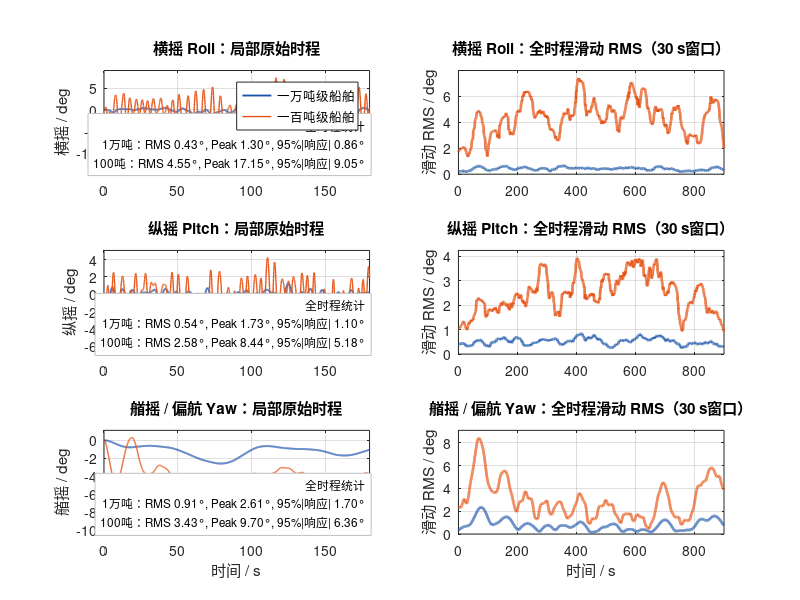

The MATLAB script that drew this image: (Note: this script raises an error after producing the figure.)
function results = run_1Mvs1B_SeaState4()
%RUN_1MVS1B_SEASTATE4 Compare 10,000-t and 100-t ship motions in Sea State 4.
%
% Usage:
%   results = run_1Mvs1B_SeaState4();
%
% One public entry function. All helper functions are local to this file.
%
% The environmental forcing is intentionally NONSTATIONARY and IRREGULAR.
% It avoids an unrealistically neat, almost periodic response by using:
%   - four partially overlapping JONSWAP sea partitions (multi-modal sea)
%   - stratified-random frequency bins rather than perfectly even bins
%   - random directional spreading for every spectral component
%   - independent slowly varying wave-energy envelopes / wave groups
%   - realistic slow tidal-current variation over a 15 min record
%   - random transient long-wave/surge packets
%   - low-frequency second-order drift from eta^2
%
% Sea-state target:
%   nominal combined Hs ~= 1.85 m, within Sea State 4 (moderate sea).
%
% Simulated rotational DOFs:
%   1) roll  (横摇)
%   2) pitch (纵摇)
%   3) yaw   (艏摇/偏航)
%
% Vessel model:
%   I*qdd + C*qd + K*q = M_env(t)
%
% The large and small vessels use representative dimensions, not data from a
% named ship. Replace dimensions / GM / damping / RAO data if vessel-specific
% predictions are required.
%
% Every run generates exactly TWO PNG figures:
%   1) SeaState4_10000t_vs_100t_Academic.png
%   2) SeaState4_10000t_vs_100t_Brief.png
%
% Reproducible random seed: 20260916

clc;
close all;
rng(20260916, 'twister');

%% 1. Simulation settings
g = 9.81;
rho = 1025;
dt = 0.10;
Tsim = 900;
t = 0:dt:Tsim;

%% 2. Nonstationary multi-modal Sea State 4
% Instead of one narrow wind-sea peak plus one fixed swell peak, the sea is
% represented by several overlapping partitions. Their energies combine in
% quadrature; each partition has independent phase, frequency jitter,
% directional spreading and slow wave-group modulation.
parts = cell(1,4);
parts{1} = make_jonswap_partition(1.25,  6.2, 2.0,  20, 32, ...
    0.035, 0.72, 260,  70, 0.30, g, 'wind-sea A');
parts{2} = make_jonswap_partition(1.05,  8.7, 2.4,  50, 26, ...
    0.025, 0.55, 240, 105, 0.26, g, 'wind-sea B');
parts{3} = make_jonswap_partition(0.75, 13.5, 3.0, -25, 13, ...
    0.015, 0.32, 180, 170, 0.20, g, 'swell A');
parts{4} = make_jonswap_partition(0.45, 17.5, 2.2,  -5,  9, ...
    0.012, 0.24, 140, 230, 0.16, g, 'swell B');

sea = combine_partitions(parts, t, dt);
eta = synthesize_nonstationary(sea.A, sea, t, false);
HsRealized = 4.0 * std(eta);
HsNominal = sqrt(sum(cellfun(@(p) p.Hs^2, parts)));

%% 3. Representative vessels
large = make_ship('一万吨级船舶', 10000, 120.0, 20.0, 6.5, 0.95, ...
    0.12, 8.2, 0.18, 48.0, 0.30, [0.35 0.22 1.30], g);
small = make_ship('一百吨级船舶',   100,  25.0,  6.0, 1.8, 0.75, ...
    0.11, 3.9, 0.16, 18.0, 0.24, [1.40 0.80 5.00], g);

%% 4. Low-frequency tide / surge / second-order drift
envLF = make_low_frequency_environment(t, eta, dt);

%% 5. Equivalent environmental excitation
qLarge = build_equivalent_excitation(large, sea, t, envLF);
qSmall = build_equivalent_excitation(small, sea, t, envLF);

%% 6. Solve 3-DOF reduced-order equations
motionLarge.roll  = simulate_rotational_dof(qLarge.roll,  large.roll,  dt);
motionLarge.pitch = simulate_rotational_dof(qLarge.pitch, large.pitch, dt);
motionLarge.yaw   = simulate_rotational_dof(qLarge.yaw,   large.yaw,   dt);

motionSmall.roll  = simulate_rotational_dof(qSmall.roll,  small.roll,  dt);
motionSmall.pitch = simulate_rotational_dof(qSmall.pitch, small.pitch, dt);
motionSmall.yaw   = simulate_rotational_dof(qSmall.yaw,   small.yaw,   dt);

rad2deg_ = 180/pi;
largeDeg.roll  = motionLarge.roll  * rad2deg_;
largeDeg.pitch = motionLarge.pitch * rad2deg_;
largeDeg.yaw   = motionLarge.yaw   * rad2deg_;
smallDeg.roll  = motionSmall.roll  * rad2deg_;
smallDeg.pitch = motionSmall.pitch * rad2deg_;
smallDeg.yaw   = motionSmall.yaw   * rad2deg_;

%% 7. Metrics and TWO output figures
metrics = calculate_metrics(largeDeg, smallDeg);

academicFile = 'SeaState4_10000t_vs_100t_Academic.png';
briefFile = 'SeaState4_10000t_vs_100t_Brief.png';

plot_academic_figure(t, largeDeg, smallDeg, large, small, ...
    metrics, HsRealized, Tsim, dt, academicFile);
plot_brief_figure(t, largeDeg, smallDeg, large, small, ...
    metrics, HsRealized, Tsim, dt, briefFile);

%% 8. Console summary
fprintf('\n==============================================================\n');
fprintf('Sea State 4 nonstationary / directional simulation\n');
fprintf('Nominal combined Hs = %.3f m\n', HsNominal);
fprintf('Realized record Hs  = %.3f m\n', HsRealized);
fprintf('Simulation duration = %.0f s, dt = %.2f s\n', Tsim, dt);
fprintf('Sea partitions:\n');
for ip = 1:numel(parts)
    p = parts{ip};
    fprintf('  %-11s Hs %.2f m, Tp %.1f s, mean dir %+5.1f deg, spread %.1f deg\n', ...
        p.name, p.Hs, p.Tp, p.betaMeanDeg, p.betaSpreadDeg);
end
fprintf('--------------------------------------------------------------\n');
print_metric_line('横摇 Roll ', largeDeg.roll,  smallDeg.roll);
print_metric_line('纵摇 Pitch', largeDeg.pitch, smallDeg.pitch);
print_metric_line('艏摇 Yaw  ', largeDeg.yaw,   smallDeg.yaw);
fprintf('--------------------------------------------------------------\n');
fprintf('Figure 1 (academic): %s\n', academicFile);
fprintf('Figure 2 (brief):    %s\n', briefFile);
fprintf('==============================================================\n\n');

%% 9. Return result struct
results.meta.description = 'Nonstationary directional Sea State 4 reduced-order 3-DOF comparison';
results.meta.seed = 20260916;
results.meta.dt = dt;
results.meta.duration = Tsim;
results.meta.rho = rho;
results.meta.g = g;
results.meta.outputFiles.academic = academicFile;
results.meta.outputFiles.brief = briefFile;
results.meta.note = ['Representative engineering simulation; not vessel-specific ' ...
    'model-test, CFD or measured RAO data.'];

results.environment.t = t;
results.environment.eta = eta;
results.environment.HsNominal = HsNominal;
results.environment.HsRealized = HsRealized;
results.environment.partitions = parts;
results.environment.energyEnvelope = sea.energyEnvelope;
results.environment.tideIndex = envLF.tide;
results.environment.surgeIndex = envLF.surge;
results.environment.driftIndex = envLF.drift;

results.large.ship = large;
results.large.roll_deg = largeDeg.roll;
results.large.pitch_deg = largeDeg.pitch;
results.large.yaw_deg = largeDeg.yaw;
results.large.excitation = qLarge;

results.small.ship = small;
results.small.roll_deg = smallDeg.roll;
results.small.pitch_deg = smallDeg.pitch;
results.small.yaw_deg = smallDeg.yaw;
results.small.excitation = qSmall;
results.metrics = metrics;

end

%% ========================================================================
function p = make_jonswap_partition(Hs, Tp, gamma, betaMeanDeg, ...
    betaSpreadDeg, fmin, fmax, Nf, envTau, envDepth, g, name)
% One directional JONSWAP partition.
% Frequency samples are randomized inside narrow strata so the synthesized
% record does not inherit a perfectly repeating FFT-like frequency grid.

edges = linspace(fmin, fmax, Nf+1);
df = diff(edges);
f = edges(1:end-1) + rand(1,Nf).*df;
fp = 1/Tp;

sigma = 0.07*ones(size(f));
sigma(f > fp) = 0.09;
r = exp(-0.5*((f-fp)./(sigma*fp)).^2);
S = (g^2/(2*pi)^4).*f.^(-5).*exp(-1.25*(fp./f).^4).*gamma.^r;

m0 = sum(S.*df);
targetM0 = (Hs/4)^2;
S = S*(targetM0/m0);
A = sqrt(2*S.*df);

% Every spectral component gets an independent incident direction.
betaDeg = betaMeanDeg + betaSpreadDeg*randn(1,Nf);
maxSpread = 2.4*betaSpreadDeg;
betaDeg = min(betaMeanDeg + maxSpread, max(betaMeanDeg - maxSpread, betaDeg));
beta = betaDeg*pi/180;

p.name = name;
p.Hs = Hs;
p.Tp = Tp;
p.gamma = gamma;
p.betaMeanDeg = betaMeanDeg;
p.betaSpreadDeg = betaSpreadDeg;
p.f = f;
p.df = df;
p.S = S;
p.A = A;
p.phase = 2*pi*rand(1,Nf);
p.omega = 2*pi*f;
p.k = p.omega.^2/g;
p.beta = beta;
p.envTau = envTau;
p.envDepth = envDepth;
end

%% ========================================================================
function sea = combine_partitions(parts, t, dt)
% Concatenate all spectral components and create one independent slowly
% varying energy envelope for each partition.

nP = numel(parts);
sea.A = [];
sea.phase = [];
sea.omega = [];
sea.k = [];
sea.beta = [];
sea.group = [];
sea.energyEnvelope = zeros(nP, numel(t));

for ip = 1:nP
    p = parts{ip};
    n = numel(p.A);
    sea.A = [sea.A, p.A]; %#ok<AGROW>
    sea.phase = [sea.phase, p.phase]; %#ok<AGROW>
    sea.omega = [sea.omega, p.omega]; %#ok<AGROW>
    sea.k = [sea.k, p.k]; %#ok<AGROW>
    sea.beta = [sea.beta, p.beta]; %#ok<AGROW>
    sea.group = [sea.group, ip*ones(1,n)]; %#ok<AGROW>
    sea.energyEnvelope(ip,:) = make_energy_envelope(t, dt, p.envTau, p.envDepth);
end
sea.nGroups = nP;
end

%% ========================================================================
function env = make_energy_envelope(t, dt, tau, depth)
% Positive, slowly varying stochastic wave-energy envelope.
% It represents wave groups and evolving local sea-state intensity.

z1 = colored_noise(numel(t), dt, tau);
z2 = colored_noise(numel(t), dt, 0.45*tau);
raw = 0.72*z1 + 0.28*z2;

% Add several irregular local wave groups. Centers, widths and signs are
% random, avoiding a manually imposed periodic beat pattern.
nGroups = 5 + randi(3);
for k = 1:nGroups
    c = t(1) + rand*(t(end)-t(1));
    w = 25 + 80*rand;
    a = 0.35*randn;
    raw = raw + a*exp(-0.5*((t-c)/w).^2);
end

raw = normalize_std(raw);
env = exp(depth*raw);
env = min(1.65, max(0.50, env));
% Preserve approximate overall spectral variance after modulation.
env = env / sqrt(mean(env.^2));
end

%% ========================================================================
function seaSignal = synthesize_nonstationary(amplitude, sea, t, useSine)
% Chunked directional spectral synthesis with partition-specific envelopes.
% Chunking avoids allocating a huge [Nfrequency x Ntime] matrix.

seaSignal = zeros(size(t));
chunk = 700;
amplitude = amplitude(:).';

for ip = 1:sea.nGroups
    idx = find(sea.group == ip);
    a = amplitude(idx).';
    om = sea.omega(idx).';
    ph = sea.phase(idx).';

    for i0 = 1:chunk:numel(t)
        i1 = min(numel(t), i0+chunk-1);
        tt = t(i0:i1);
        arg = bsxfun(@plus, om*tt, ph);
        if useSine
            carrier = sum(bsxfun(@times, a, sin(arg)), 1);
        else
            carrier = sum(bsxfun(@times, a, cos(arg)), 1);
        end
        seaSignal(i0:i1) = seaSignal(i0:i1) + ...
            sea.energyEnvelope(ip,i0:i1).*carrier;
    end
end
end

%% ========================================================================
function ship = make_ship(name, displacement_t, L, B, draft, GM, ...
    zetaRoll, Tpitch, zetaPitch, Tyaw, zetaYaw, lfAmpDeg, g)

m = displacement_t*1000;
Iroll  = 1.15*m*(B^2 + (2*draft)^2)/12;
Ipitch = 1.10*m*(L^2 + (2*draft)^2)/12;
Iyaw   = 1.08*m*(L^2 + B^2)/12;

kx = 0.38*B;
Troll = 2*pi*kx/sqrt(g*GM);

ship.name = name;
ship.displacement_t = displacement_t;
ship.mass_kg = m;
ship.L = L;
ship.B = B;
ship.draft = draft;
ship.GM = GM;
ship.roll = make_dof(Iroll, Troll, zetaRoll);
ship.pitch = make_dof(Ipitch, Tpitch, zetaPitch);
ship.yaw = make_dof(Iyaw, Tyaw, zetaYaw);
ship.lowFrequencyAmplitudeDeg = lfAmpDeg;
end

%% ========================================================================
function dof = make_dof(I, Tn, zeta)
wn = 2*pi/Tn;
dof.I = I;
dof.Tn = Tn;
dof.wn = wn;
dof.zeta = zeta;
dof.K = I*wn^2;
dof.C = 2*zeta*I*wn;
end

%% ========================================================================
function env = make_low_frequency_environment(t, eta, dt)
% Low-frequency environment with physically separated time scales.
%
% IMPORTANT: astronomical tide itself has hour-scale periods. Over a 15 min
% record it should NOT oscillate every few minutes. Therefore the tide term
% below is a slow astronomical trend plus stochastic tidal-current meander.

T_M2 = 12.42*3600;
T_S2 = 12.00*3600;
T_K1 = 23.93*3600;
astro = sin(2*pi*t/T_M2 + 0.30) + ...
        0.42*sin(2*pi*t/T_S2 + 1.10) + ...
        0.24*sin(2*pi*t/T_K1 + 2.00);
astro = astro - mean(astro);
if std(astro) > eps
    astro = astro/std(astro);
end
currentMeander = 0.72*colored_noise(numel(t), dt, 210) + ...
                 0.28*colored_noise(numel(t), dt, 85);
tide = normalize_std(0.30*astro + 0.70*currentMeander);

% Random long-wave / surge packets: irregular center time, duration, period,
% amplitude and phase. No fixed 36/48/95 s comb is imposed.
surge = zeros(size(t));
nPackets = 8;
for k = 1:nPackets
    c = 50 + rand*(t(end)-100);
    width = 35 + 90*rand;
    period = 24 + 58*rand;
    amp = 0.55 + 0.75*rand;
    phase = 2*pi*rand;
    packet = exp(-0.5*((t-c)/width).^2) .* ...
        sin(2*pi*(t-c)/period + phase);
    surge = surge + amp*packet;
end
surge = surge + 0.30*colored_noise(numel(t), dt, 32);
surge = normalize_std(surge);

% Second-order drift surrogate from eta^2 plus a weak independent LF part.
rawDrift = eta.^2 - mean(eta.^2);
tau = 28.0;
alpha = dt/(tau+dt);
drift = zeros(size(rawDrift));
for k = 2:numel(rawDrift)
    drift(k) = drift(k-1) + alpha*(rawDrift(k)-drift(k-1));
end
drift = normalize_std(0.82*normalize_std(drift) + ...
    0.18*colored_noise(numel(t), dt, 95));

env.tide = tide;
env.surge = surge;
env.drift = drift;
end

%% ========================================================================
function q = build_equivalent_excitation(ship, sea, t, envLF)
% Directional wave-slope excitation with finite-hull spatial averaging.

beta = sea.beta;
k = sea.k;
A = sea.A;

FL = custom_sinc(0.5.*k.*ship.L.*cos(beta));
FB = custom_sinc(0.5.*k.*ship.B.*sin(beta));

rollAmp  = A.*k.*sin(beta).*FB;
pitchAmp = A.*k.*cos(beta).*FL;
yawAmp   = 0.30.*A.*k.*sin(2*beta).*FL.*FB;

qWaveRoll  = synthesize_nonstationary(rollAmp,  sea, t, false);
qWavePitch = synthesize_nonstationary(pitchAmp, sea, t, false);
qWaveYaw   = synthesize_nonstationary(yawAmp,   sea, t, true);

lf = ship.lowFrequencyAmplitudeDeg*pi/180;
q.roll = qWaveRoll + lf(1).*( ...
    0.22*envLF.tide + 0.58*envLF.surge + 0.20*envLF.drift);
q.pitch = qWavePitch + lf(2).*( ...
    0.08*envLF.tide + 0.70*envLF.surge + 0.22*envLF.drift);
q.yaw = qWaveYaw + lf(3).*( ...
    0.58*envLF.tide + 0.17*envLF.surge + 0.25*envLF.drift);
end

%% ========================================================================
function x = simulate_rotational_dof(qEq, dof, dt)
% Solve I*xdd + C*xd + K*x = K*qEq(t) with exact ZOH discretization.

I = dof.I;
C = dof.C;
K = dof.K;
Ac = [0, 1; -K/I, -C/I];
Bc = [0; 1/I];
Ad = expm(Ac*dt);
Bd = Ac\((Ad-eye(2))*Bc);

moment = K.*qEq;
state = zeros(2,numel(qEq));
for k = 1:numel(qEq)-1
    state(:,k+1) = Ad*state(:,k) + Bd*moment(k);
end
x = state(1,:);
end

%% ========================================================================
function x = colored_noise(n, dt, tau)
% Unit-standard-deviation Ornstein-Uhlenbeck-like colored noise.
a = exp(-dt/max(tau,dt));
b = sqrt(max(0,1-a^2));
x = zeros(1,n);
for k = 2:n
    x(k) = a*x(k-1) + b*randn;
end
x = normalize_std(x);
end

%% ========================================================================
function metrics = calculate_metrics(largeDeg, smallDeg)
metrics.roll  = metric_pair(largeDeg.roll,  smallDeg.roll);
metrics.pitch = metric_pair(largeDeg.pitch, smallDeg.pitch);
metrics.yaw   = metric_pair(largeDeg.yaw,   smallDeg.yaw);
end

%% ========================================================================
function out = metric_pair(largeSignal, smallSignal)
out.largeRms = sqrt(mean(largeSignal.^2));
out.smallRms = sqrt(mean(smallSignal.^2));
out.largePeak = max(abs(largeSignal));
out.smallPeak = max(abs(smallSignal));
out.largeP95 = percentile_abs(largeSignal,0.95);
out.smallP95 = percentile_abs(smallSignal,0.95);
out.rmsRatio = out.smallRms/max(out.largeRms,eps);
out.peakRatio = out.smallPeak/max(out.largePeak,eps);
end

%% ========================================================================
function plot_academic_figure(t, largeDeg, smallDeg, large, small, ...
    metrics, HsRealized, Tsim, dt, outputFile)
% Technical view: local raw time histories + full-duration moving RMS.

largeColor = [0.10 0.32 0.68];
smallColor = [0.90 0.32 0.08];
zoomEnd = min(180,Tsim);
idx = t <= zoomEnd;
winSec = 30;
nwin = max(5,round(winSec/dt));

rL = moving_rms(largeDeg.roll,nwin);   rS = moving_rms(smallDeg.roll,nwin);
pL = moving_rms(largeDeg.pitch,nwin);  pS = moving_rms(smallDeg.pitch,nwin);
yL = moving_rms(largeDeg.yaw,nwin);    yS = moving_rms(smallDeg.yaw,nwin);

fig = figure('Color','w','Position',[60 35 1500 930]);

subplot(3,2,1);
plot(t(idx),largeDeg.roll(idx),'LineWidth',1.35,'Color',largeColor); hold on;
plot(t(idx),smallDeg.roll(idx),'LineWidth',1.00,'Color',smallColor);
grid on; box on; xlim([0 zoomEnd]);
ylim(expand_ylim([largeDeg.roll(idx),smallDeg.roll(idx)],0.08));
ylabel('横摇 / deg'); title('横摇 Roll：局部原始时程');
legend(large.name,small.name,'Location','best');
add_metric_box(metrics.roll);

subplot(3,2,2);
plot(t,rL,'LineWidth',1.9,'Color',largeColor); hold on;
plot(t,rS,'LineWidth',1.9,'Color',smallColor);
grid on; box on; xlim([0 Tsim]); ylim([0 positive_upper([rL,rS])]);
ylabel('滑动 RMS / deg'); title(sprintf('横摇 Roll：全时程滑动 RMS（%d s窗口）',winSec));

subplot(3,2,3);
plot(t(idx),largeDeg.pitch(idx),'LineWidth',1.35,'Color',largeColor); hold on;
plot(t(idx),smallDeg.pitch(idx),'LineWidth',1.00,'Color',smallColor);
grid on; box on; xlim([0 zoomEnd]);
ylim(expand_ylim([largeDeg.pitch(idx),smallDeg.pitch(idx)],0.08));
ylabel('纵摇 / deg'); title('纵摇 Pitch：局部原始时程'); add_metric_box(metrics.pitch);

subplot(3,2,4);
plot(t,pL,'LineWidth',1.9,'Color',largeColor); hold on;
plot(t,pS,'LineWidth',1.9,'Color',smallColor);
grid on; box on; xlim([0 Tsim]); ylim([0 positive_upper([pL,pS])]);
ylabel('滑动 RMS / deg'); title(sprintf('纵摇 Pitch：全时程滑动 RMS（%d s窗口）',winSec));

subplot(3,2,5);
plot(t(idx),largeDeg.yaw(idx),'LineWidth',1.35,'Color',largeColor); hold on;
plot(t(idx),smallDeg.yaw(idx),'LineWidth',1.00,'Color',smallColor);
grid on; box on; xlim([0 zoomEnd]);
ylim(expand_ylim([largeDeg.yaw(idx),smallDeg.yaw(idx)],0.08));
ylabel('艏摇 / deg'); xlabel('时间 / s');
title('艏摇 / 偏航 Yaw：局部原始时程'); add_metric_box(metrics.yaw);

subplot(3,2,6);
plot(t,yL,'LineWidth',1.9,'Color',largeColor); hold on;
plot(t,yS,'LineWidth',1.9,'Color',smallColor);
grid on; box on; xlim([0 Tsim]); ylim([0 positive_upper([yL,yS])]);
ylabel('滑动 RMS / deg'); xlabel('时间 / s');
title(sprintf('艏摇 / 偏航 Yaw：全时程滑动 RMS（%d s窗口）',winSec));

sgtitle(sprintf(['四级海况 3-DOF 技术对比：一万吨级船舶 vs 一百吨级船舶\n' ...
    '多模态方向扩散随机海浪 + 非平稳波群 + 潮流缓变 + 随机浪涌 + 二阶漂移；H_s = %.2f m'], ...
    HsRealized),'FontWeight','bold');
set(fig,'PaperPositionMode','auto');
print(fig,outputFile,'-dpng','-r220');
end

%% ========================================================================
function plot_brief_figure(t, largeDeg, smallDeg, large, small, ...
    metrics, HsRealized, Tsim, dt, outputFile)
% Presentation view: smooth full-duration motion-intensity curves.

largeColor = [0.10 0.32 0.68];
smallColor = [0.90 0.32 0.08];
winSec = 45;
nwin = max(5,round(winSec/dt));

rL = moving_rms(largeDeg.roll,nwin);   rS = moving_rms(smallDeg.roll,nwin);
pL = moving_rms(largeDeg.pitch,nwin);  pS = moving_rms(smallDeg.pitch,nwin);
yL = moving_rms(largeDeg.yaw,nwin);    yS = moving_rms(smallDeg.yaw,nwin);

fig = figure('Color','w','Position',[80 45 1420 900]);

subplot(3,1,1);
plot(t,rL,'LineWidth',2.15,'Color',largeColor); hold on;
plot(t,rS,'LineWidth',2.15,'Color',smallColor);
grid on; box on; xlim([0 Tsim]); ylim([0 positive_upper([rL,rS])]);
ylabel('横摇 RMS / deg'); title('横摇 Roll');
legend(large.name,small.name,'Location','best'); add_ratio_box(metrics.roll);

subplot(3,1,2);
plot(t,pL,'LineWidth',2.15,'Color',largeColor); hold on;
plot(t,pS,'LineWidth',2.15,'Color',smallColor);
grid on; box on; xlim([0 Tsim]); ylim([0 positive_upper([pL,pS])]);
ylabel('纵摇 RMS / deg'); title('纵摇 Pitch'); add_ratio_box(metrics.pitch);

subplot(3,1,3);
plot(t,yL,'LineWidth',2.15,'Color',largeColor); hold on;
plot(t,yS,'LineWidth',2.15,'Color',smallColor);
grid on; box on; xlim([0 Tsim]); ylim([0 positive_upper([yL,yS])]);
ylabel('艏摇 RMS / deg'); xlabel('时间 / s');
title('艏摇 / 偏航 Yaw'); add_ratio_box(metrics.yaw);

sgtitle(sprintf(['四级海况下船舶运动强度对比（%d s滑动RMS）\n' ...
    '非平稳方向扩散随机海况；一万吨级船舶 vs 一百吨级船舶；H_s = %.2f m'], ...
    winSec,HsRealized),'FontWeight','bold');
set(fig,'PaperPositionMode','auto');
print(fig,outputFile,'-dpng','-r220');
end

%% ========================================================================
function add_metric_box(m)
text(0.985,0.04,metric_text(m),'Units','normalized', ...
    'HorizontalAlignment','right','VerticalAlignment','bottom', ...
    'BackgroundColor','w','EdgeColor',[0.75 0.75 0.75], ...
    'Margin',4,'FontSize',8.5);
end

%% ========================================================================
function add_ratio_box(m)
text(0.985,0.92,ratio_text(m),'Units','normalized', ...
    'HorizontalAlignment','right','VerticalAlignment','top', ...
    'FontWeight','bold','FontSize',11,'BackgroundColor','w', ...
    'EdgeColor',[0.70 0.70 0.70],'Margin',5);
end

%% ========================================================================
function txt = metric_text(m)
txt = sprintf(['全时程统计\n' ...
    '1万吨：RMS %.2f°, Peak %.2f°, 95%%|响应| %.2f°\n' ...
    '100吨：RMS %.2f°, Peak %.2f°, 95%%|响应| %.2f°'], ...
    m.largeRms,m.largePeak,m.largeP95,m.smallRms,m.smallPeak,m.smallP95);
end

%% ========================================================================
function txt = ratio_text(m)
txt = sprintf('100吨 / 1万吨：RMS %.1f×   峰值 %.1f×',m.rmsRatio,m.peakRatio);
end

%% ========================================================================
function y = moving_rms(x,nwin)
window = ones(1,nwin)/nwin;
y = sqrt(conv(x.^2,window,'same'));
end

%% ========================================================================
function p = percentile_abs(x,probability)
v = sort(abs(x(:)));
idx = max(1,min(numel(v),ceil(probability*numel(v))));
p = v(idx);
end

%% ========================================================================
function yl = expand_ylim(x,padRatio)
xmin = min(x); xmax = max(x); span = xmax-xmin;
if span < 1e-9, span = max(1,abs(xmax)); end
pad = padRatio*span;
yl = [xmin-pad,xmax+pad];
end

%% ========================================================================
function ymax = positive_upper(x)
ymax = max(x);
if ymax < 1e-9, ymax = 1; else, ymax = 1.08*ymax; end
end

%% ========================================================================
function y = custom_sinc(x)
y = ones(size(x));
idx = abs(x) > 1e-12;
y(idx) = sin(x(idx))./x(idx);
end

%% ========================================================================
function y = normalize_std(x)
y = x-mean(x);
s = std(y);
if s > eps, y = y/s; end
end

%% ========================================================================
function print_metric_line(labelText, largeDeg, smallDeg)
rmsLarge = sqrt(mean(largeDeg.^2));
rmsSmall = sqrt(mean(smallDeg.^2));
peakLarge = max(abs(largeDeg));
peakSmall = max(abs(smallDeg));
fprintf('%s | RMS: large %6.3f deg, small %6.3f deg | ', ...
    labelText,rmsLarge,rmsSmall);
fprintf('peak: large %6.3f deg, small %6.3f deg\n',peakLarge,peakSmall);
end
